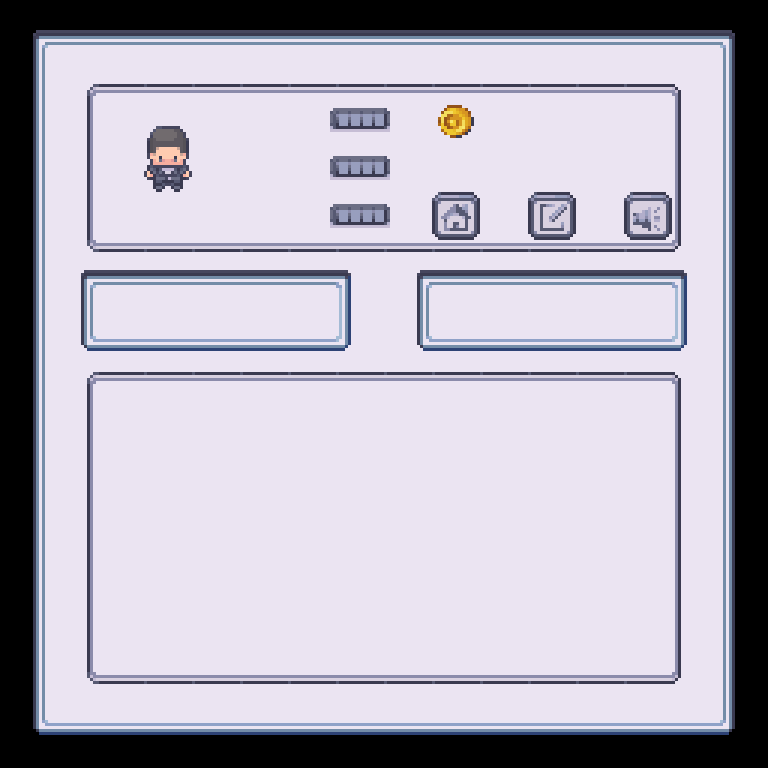

The image is a tile-based game level rendered from a .tmx file. Its description and complete source (layers, tilesets, objects, tile grids) follow:
An orthogonal 16x16 tile map with 48x48 px tiles, 6 tile layers (Base, Bag-base, Stats-base, Choise_2, ...), 2 tilesets.

<map version="1.10" tiledversion="1.11.2" orientation="orthogonal" renderorder="right-down" width="16" height="16" tilewidth="48" tileheight="48" infinite="0" nextlayerid="11" nextobjectid="1">
 <tileset firstgid="1" source="../tuile/ui2.tsx" />
 <tileset firstgid="1667" source="../tuile/personnage.tsx" />
 <layer id="1" name="Base" width="16" height="16" locked="1">
  <data encoding="csv">
99,100,100,100,100,100,100,100,100,100,100,100,100,100,100,2147483747,
148,54,54,54,54,54,54,54,54,54,54,54,54,54,54,2147483796,
148,54,54,54,54,54,54,54,54,54,54,54,54,54,54,2147483796,
148,54,54,54,54,54,54,54,54,54,54,54,54,54,54,2147483796,
148,54,54,54,54,54,54,54,54,54,54,54,54,54,54,2147483796,
148,54,54,54,54,54,54,54,54,54,54,54,54,54,54,2147483796,
148,54,54,54,54,54,54,54,54,54,54,54,54,54,54,2147483796,
148,54,54,54,54,54,54,54,54,54,54,54,54,54,54,2147483796,
148,54,54,54,54,54,54,54,54,54,54,54,54,54,54,2147483796,
148,54,54,54,54,54,54,54,54,54,54,54,54,54,54,2147483796,
148,54,54,54,54,54,54,54,54,54,54,54,54,54,54,2147483796,
148,54,54,54,54,54,54,54,54,54,54,54,54,54,54,2147483796,
148,54,54,54,54,54,54,54,54,54,54,54,54,54,54,2147483796,
148,54,54,54,54,54,54,54,54,54,54,54,54,54,54,2147483796,
148,54,54,54,54,54,54,54,54,54,54,54,54,54,54,2147483796,
197,198,198,198,198,198,198,198,198,198,198,198,198,198,198,2147483845
</data>
 </layer>
 <layer id="5" name="Bag-base" width="16" height="16">
  <data encoding="csv">
0,0,0,0,0,0,0,0,0,0,0,0,0,0,0,0,
0,0,0,0,0,0,0,0,0,0,0,0,0,0,0,0,
0,0,0,0,0,0,0,0,0,0,0,0,0,0,0,0,
0,0,0,0,0,0,0,0,0,0,0,0,0,0,0,0,
0,0,0,0,0,0,0,0,0,0,0,0,0,0,0,0,
0,0,0,0,0,0,0,0,0,0,0,0,0,0,0,0,
0,0,0,0,0,0,0,0,0,0,0,0,0,0,0,0,
0,834,835,835,835,835,835,835,835,835,835,835,835,835,836,0,
0,883,884,884,884,884,884,884,884,884,884,884,884,884,885,0,
0,883,884,884,0,884,884,884,884,884,884,884,884,884,885,0,
0,883,884,884,884,884,884,884,884,884,884,884,884,884,885,0,
0,883,884,884,884,884,884,884,884,884,884,884,884,884,885,0,
0,883,884,884,884,884,884,884,884,884,884,884,884,884,885,0,
0,883,884,884,884,884,884,884,884,884,884,884,884,884,885,0,
0,932,933,933,933,933,933,933,933,933,933,933,933,933,934,0,
0,0,0,0,0,0,0,0,0,0,0,0,0,0,0,0
</data>
 </layer>
 <layer id="7" name="Stats-base" width="16" height="16">
  <data encoding="csv">
0,0,0,0,0,0,0,0,0,0,0,0,0,0,0,0,
0,0,0,0,0,0,0,0,0,0,0,0,0,0,0,0,
0,0,0,0,0,0,0,0,0,0,0,0,0,0,0,0,
0,0,0,0,0,0,0,0,0,0,0,0,0,0,0,0,
0,0,0,0,0,0,0,0,0,0,0,0,0,0,0,0,
0,0,0,0,0,0,0,0,0,0,0,0,0,0,0,0,
0,0,0,0,0,0,0,0,0,0,0,0,0,0,0,0,
0,834,835,835,835,835,835,835,835,835,835,835,835,835,836,0,
0,883,884,884,884,884,884,884,884,884,884,884,884,884,885,0,
0,883,884,884,0,884,884,884,884,884,884,884,884,884,885,0,
0,883,884,884,884,884,884,884,884,884,884,884,884,884,885,0,
0,883,884,884,884,884,884,884,884,884,884,884,884,884,885,0,
0,883,884,884,884,884,884,884,884,884,884,884,884,884,885,0,
0,883,884,884,884,884,884,884,884,884,884,884,884,884,885,0,
0,932,933,933,933,933,933,933,933,933,933,933,933,933,934,0,
0,0,0,0,0,0,0,0,0,0,0,0,0,0,0,0
</data>
 </layer>
 <layer id="10" name="Choise_2" width="16" height="16">
  <data encoding="csv">
0,0,0,0,0,0,0,0,0,0,0,0,0,0,0,0,
0,0,0,0,0,0,0,0,0,0,0,0,0,0,0,0,
0,0,0,0,0,0,0,0,0,0,0,0,0,0,0,0,
0,0,0,0,0,0,0,0,0,0,0,0,0,0,0,0,
0,0,0,0,0,0,0,0,0,0,0,0,0,0,0,0,
0,0,0,0,0,0,0,0,99,100,100,100,100,100,101,0,
0,0,0,0,0,0,0,0,148,149,149,149,149,149,150,0,
0,0,0,0,0,0,0,0,197,198,198,198,198,198,199,0,
0,0,0,0,0,0,0,0,0,0,0,0,0,0,0,0,
0,0,0,0,0,0,0,0,0,0,0,0,0,0,0,0,
0,0,0,0,0,0,0,0,0,0,0,0,0,0,0,0,
0,0,0,0,0,0,0,0,0,0,0,0,0,0,0,0,
0,0,0,0,0,0,0,0,0,0,0,0,0,0,0,0,
0,0,0,0,0,0,0,0,0,0,0,0,0,0,0,0,
0,0,0,0,0,0,0,0,0,0,0,0,0,0,0,0,
0,0,0,0,0,0,0,0,0,0,0,0,0,0,0,0
</data>
 </layer>
 <layer id="9" name="Choise_1" width="16" height="16">
  <data encoding="csv">
0,0,0,0,0,0,0,0,0,0,0,0,0,0,0,0,
0,0,0,0,0,0,0,0,0,0,0,0,0,0,0,0,
0,0,0,0,0,0,0,0,0,0,0,0,0,0,0,0,
0,0,0,0,0,0,0,0,0,0,0,0,0,0,0,0,
0,0,0,0,0,0,0,0,0,0,0,0,0,0,0,0,
0,99,100,100,100,100,100,101,0,0,0,0,0,0,0,0,
0,148,149,149,149,149,149,150,0,0,0,0,0,0,0,0,
0,197,198,198,198,198,198,199,0,0,0,0,0,0,0,0,
0,0,0,0,0,0,0,0,0,0,0,0,0,0,0,0,
0,0,0,0,0,0,0,0,0,0,0,0,0,0,0,0,
0,0,0,0,0,0,0,0,0,0,0,0,0,0,0,0,
0,0,0,0,0,0,0,0,0,0,0,0,0,0,0,0,
0,0,0,0,0,0,0,0,0,0,0,0,0,0,0,0,
0,0,0,0,0,0,0,0,0,0,0,0,0,0,0,0,
0,0,0,0,0,0,0,0,0,0,0,0,0,0,0,0,
0,0,0,0,0,0,0,0,0,0,0,0,0,0,0,0
</data>
 </layer>
 <layer id="2" name="Top-base" width="16" height="16">
  <data encoding="csv">
0,0,0,0,0,0,0,0,0,0,0,0,0,0,0,0,
0,834,835,835,835,835,835,835,835,835,835,835,835,835,836,0,
0,883,0,1670,0,0,360,409,362,1141,0,0,0,0,885,0,
0,883,0,1718,0,0,360,409,362,0,0,0,0,0,885,0,
0,883,0,0,0,0,360,409,362,766,0,960,0,913,885,0,
0,932,933,933,933,933,933,933,933,933,933,933,933,933,934,0,
0,0,0,0,0,0,0,0,0,0,0,0,0,0,0,0,
0,0,0,0,0,0,0,0,0,0,0,0,0,0,0,0,
0,0,0,0,0,0,0,0,0,0,0,0,0,0,0,0,
0,0,0,0,0,0,0,0,0,0,0,0,0,0,0,0,
0,0,0,0,0,0,0,0,0,0,0,0,0,0,0,0,
0,0,0,0,0,0,0,0,0,0,0,0,0,0,0,0,
0,0,0,0,0,0,0,0,0,0,0,0,0,0,0,0,
0,0,0,0,0,0,0,0,0,0,0,0,0,0,0,0,
0,0,0,0,0,0,0,0,0,0,0,0,0,0,0,0,
0,0,0,0,0,0,0,0,0,0,0,0,0,0,0,0
</data>
 </layer>
</map>
